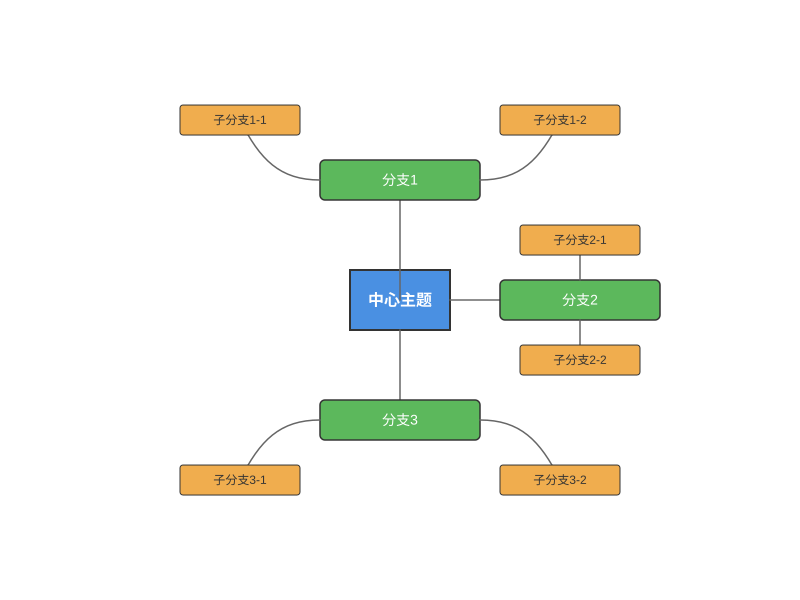

Python code for this plot:

# import svgwrite
from svgwrite import cm, mm


def create_mind_map(filename):
    # 创建SVG画布（尺寸：800x600像素）
    dwg = svgwrite.Drawing(filename, size=(800, 600), profile='full')

    # 定义样式（颜色、字体等）
    styles = """
        .center-node { fill: #4a90e2; stroke: #333; stroke-width: 2; }
        .center-text { font-family: Arial; font-size: 16px; font-weight: bold; fill: white; text-anchor: middle; dominant-baseline: middle; }
        .level1-node { fill: #5cb85c; stroke: #333; stroke-width: 1.5; rx: 5; ry: 5; } /* 带圆角的矩形 */
        .level1-text { font-family: Arial; font-size: 14px; fill: white; text-anchor: middle; dominant-baseline: middle; }
        .level2-node { fill: #f0ad4e; stroke: #333; stroke-width: 1; rx: 3; ry: 3; }
        .level2-text { font-family: Arial; font-size: 12px; fill: #333; text-anchor: middle; dominant-baseline: middle; }
        .connection { stroke: #666; stroke-width: 1.5; fill: none; }
    """
    dwg.defs.add(dwg.style(styles))

    # 中心节点（坐标：400, 300，尺寸：100x60）
    center_x, center_y = 400, 300
    dwg.add(dwg.rect(
        (center_x - 50, center_y - 30),  # 左上角坐标
        (100, 60),  # 宽高
        class_='center-node'
    ))
    dwg.add(dwg.text('中心主题', (center_x, center_y), class_='center-text'))

    # 一级分支与子节点（3个方向：上、右、下）
    # 1. 上方分支
    level1_top_x, level1_top_y = 400, 180  # 一级节点坐标
    # 连接线（贝塞尔曲线：从中心到一级节点，控制点调整弧度）
    dwg.add(dwg.path(
        d=f'M {center_x} {center_y - 30} C {center_x} {center_y - 60}, {center_x} {level1_top_y + 30}, {level1_top_x} {level1_top_y + 30}',
        class_='connection'
    ))
    # 一级节点
    dwg.add(dwg.rect((level1_top_x - 80, level1_top_y - 20), (160, 40), class_='level1-node'))
    dwg.add(dwg.text('分支1', (level1_top_x, level1_top_y), class_='level1-text'))
    # 分支1的子节点（左、右）
    level2_top_left_x, level2_top_left_y = 300, 120
    level2_top_right_x, level2_top_right_y = 500, 120
    # 子节点连接线
    dwg.add(dwg.path(
        d=f'M {level1_top_x - 60} {level1_top_y} C {level1_top_x - 100} {level1_top_y}, {level2_top_left_x + 30} {level1_top_y - 30}, {level2_top_left_x + 30} {level2_top_left_y}',
        class_='connection'
    ))
    dwg.add(dwg.path(
        d=f'M {level1_top_x + 60} {level1_top_y} C {level1_top_x + 100} {level1_top_y}, {level2_top_right_x - 30} {level1_top_y - 30}, {level2_top_right_x - 30} {level2_top_left_y}',
        class_='connection'
    ))
    # 子节点
    dwg.add(dwg.rect((level2_top_left_x - 60, level2_top_left_y - 15), (120, 30), class_='level2-node'))
    dwg.add(dwg.text('子分支1-1', (level2_top_left_x, level2_top_left_y), class_='level2-text'))
    dwg.add(dwg.rect((level2_top_right_x - 60, level2_top_right_y - 15), (120, 30), class_='level2-node'))
    dwg.add(dwg.text('子分支1-2', (level2_top_right_x, level2_top_right_y), class_='level2-text'))

    # 2. 右侧分支
    level1_right_x, level1_right_y = 580, 300
    dwg.add(dwg.path(
        d=f'M {center_x + 30} {center_y} C {center_x + 60} {center_y}, {level1_right_x - 30} {center_y}, {level1_right_x - 30} {level1_right_y}',
        class_='connection'
    ))
    dwg.add(dwg.rect((level1_right_x - 80, level1_right_y - 20), (160, 40), class_='level1-node'))
    dwg.add(dwg.text('分支2', (level1_right_x, level1_right_y), class_='level1-text'))
    # 分支2的子节点（上、下）
    level2_right_top_x, level2_right_top_y = 580, 240
    level2_right_bottom_x, level2_right_bottom_y = 580, 360
    dwg.add(dwg.path(
        d=f'M {level1_right_x} {level1_right_y - 20} C {level1_right_x} {level1_right_y - 60}, {level1_right_x} {level2_right_top_y + 20}, {level2_right_top_x} {level2_right_top_y + 20}',
        class_='connection'
    ))
    dwg.add(dwg.path(
        d=f'M {level1_right_x} {level1_right_y + 20} C {level1_right_x} {level1_right_y + 60}, {level1_right_x} {level2_right_bottom_y - 20}, {level2_right_bottom_x} {level2_right_bottom_y - 20}',
        class_='connection'
    ))
    dwg.add(dwg.rect((level2_right_top_x - 60, level2_right_top_y - 15), (120, 30), class_='level2-node'))
    dwg.add(dwg.text('子分支2-1', (level2_right_top_x, level2_right_top_y), class_='level2-text'))
    dwg.add(dwg.rect((level2_right_bottom_x - 60, level2_right_bottom_y - 15), (120, 30), class_='level2-node'))
    dwg.add(dwg.text('子分支2-2', (level2_right_bottom_x, level2_right_bottom_y), class_='level2-text'))

    # 3. 下方分支
    level1_bottom_x, level1_bottom_y = 400, 420
    dwg.add(dwg.path(
        d=f'M {center_x} {center_y + 30} C {center_x} {center_y + 60}, {center_x} {level1_bottom_y - 30}, {level1_bottom_x} {level1_bottom_y - 30}',
        class_='connection'
    ))
    dwg.add(dwg.rect((level1_bottom_x - 80, level1_bottom_y - 20), (160, 40), class_='level1-node'))
    dwg.add(dwg.text('分支3', (level1_bottom_x, level1_bottom_y), class_='level1-text'))
    # 分支3的子节点（左、右）
    level2_bottom_left_x, level2_bottom_left_y = 300, 480
    level2_bottom_right_x, level2_bottom_right_y = 500, 480
    dwg.add(dwg.path(
        d=f'M {level1_bottom_x - 60} {level1_bottom_y} C {level1_bottom_x - 100} {level1_bottom_y}, {level2_bottom_left_x + 30} {level1_bottom_y + 30}, {level2_bottom_left_x + 30} {level2_bottom_left_y}',
        class_='connection'
    ))
    dwg.add(dwg.path(
        d=f'M {level1_bottom_x + 60} {level1_bottom_y} C {level1_bottom_x + 100} {level1_bottom_y}, {level2_bottom_right_x - 30} {level1_bottom_y + 30}, {level2_bottom_right_x - 30} {level2_bottom_left_y}',
        class_='connection'
    ))
    dwg.add(dwg.rect((level2_bottom_left_x - 60, level2_bottom_left_y - 15), (120, 30), class_='level2-node'))
    dwg.add(dwg.text('子分支3-1', (level2_bottom_left_x, level2_bottom_left_y), class_='level2-text'))
    dwg.add(dwg.rect((level2_bottom_right_x - 60, level2_bottom_right_y - 15), (120, 30), class_='level2-node'))
    dwg.add(dwg.text('子分支3-2', (level2_bottom_right_x, level2_bottom_right_y), class_='level2-text'))

    # 保存SVG文件
    dwg.save()


# 生成思维导图SVG
create_mind_map('mind_map.svg')
